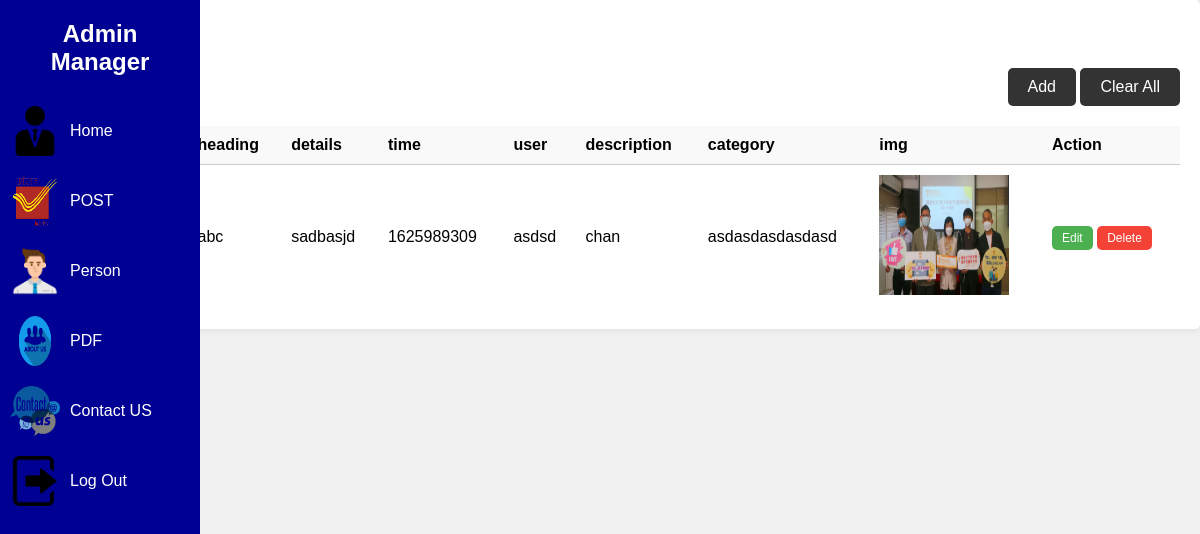
/Post.php, run on the app's committed database.
### tables this page shows
CREATE TABLE `post` (
  `p_id` int(11) NOT NULL,
  `heading` varchar(255) NOT NULL,
  `details` varchar(255) NOT NULL,
  `p_time` varchar(100) NOT NULL,
  `p_img` varchar(100) NOT NULL,
  `p_description` mediumtext NOT NULL,
  `p_category` varchar(110) NOT NULL,
  `p_user` varchar(255) NOT NULL
);

### Post.php (the view, shortened to what this page needs)
<!DOCTYPE html>
<html lang="en">
<head>
    <link rel="stylesheet" href="style/Admin.css" type="text/css">
</head>
<body>
<div class="sidebar">
    <div class="sidebar-brand">
        <h1><span class="lab"></span>Admin Manager</h1>
    </div>
    <div class="menu">
        <ul>
            <li>
                <a href="AdminHome.php">
                    <img id="img" src="img/10.png" alt="" width="50" height="50">
                    <span>Home</span>
                </a>
            </li>
            <li>
                <a class="ui" href="POST.php">
                    <img id="img" src="img/2.png" alt="" width="50" height="50">
                    <span>POST</span>
                </a>
            </li>
            <li>
                <a class="ui" href="AdminIndex.php">
                    <img id="img" src="img/50.png" alt="" width="50" height="50">
                    <span>Person</span>
                </a>
            </li>
            <li>
                <a class="ui" href="PDF.php">
                    <img id="img" src="img/3.png" alt="" width="50" height="50">
                    <span>PDF</span>
                </a>
            </li>
            <li>
                <a class="ui" href="Contact.php">
                    <img id="img" src="img/4.png" alt="" width="50" height="50">
                    <span>Contact US</span>
                </a>
            </li>
            <li>
                <a class="ui" href="logout.php">
                    <img id="img" src="img/5.png" alt="" width="50" height="50">
                    <span>Log Out</span>
                </a>
            </li>
        </ul>
    </div>
</div>
<div style="padding-left: 10%;">
    <main class="table">
        <section class="Table">
            <h1>Post</h1>
            <div class="New-Data">
                <form method="post">
                    <button type="button" onclick="window.location.href = 'Add_Post.php';">Add</button>
                    <button type="submit" name="clear">Clear All</button>
                </form>
            </div>
        </section>
        <section class="Order">
            <table class="Manager">
                <tr>
                    <th>No</th>
                    <th>heading</th>
                    <th>details</th>
                    <th>time </th>
                    <th>user</th>
                    <th>description</th>
                    <th>category</th>
                    <th>img</th>
                    <th>Action</th>
                </tr>
                <?php
                $connection = mysqli_connect("127.0.0.1", "root", "", "iadb");
                $sql = "SELECT * FROM post";
                $result = mysqli_query($connection, $sql);
                while ($row = mysqli_fetch_assoc($result)) {
                    echo "<tr>
        <td>{$row['p_id']}</td>
        <td>{$row['heading']}</td>
        <td>{$row['details']}</td>
        <td>{$row['p_time']}</td>
        <td>{$row['p_category']}</td>
        <td>{$row['p_user']}</td>
        <td>{$row['p_description']}</td>
        <td><img src='img/{$row['p_img']}' alt='Image' height='120px' width='130px'></td>
        <td>
            <a href='PEdit.php?p_id={$row['p_id']}' class='view'>Edit</a>
            <a href='PDelete.php?p_id={$row['p_id']}' class='delete' onclick=\"return confirm('Are you sure you want to delete this record?');\">Delete</a>
        </td>
    </tr>";
                }
                ?>
            </table>
        </section>
    </main>
</div>
</body>
</html>

### style/Admin.css (style rules this page uses)
body { font-family: Arial, sans-serif; margin: 0; padding: 0; background-color: #f1f1f1; }
.sidebar { width: 200px; height: 100%; background-color: #000092; color: #fff; position: fixed; }
.sidebar-brand { padding: 20px; text-align: center; }
.sidebar h1 { font-size: 24px; margin: 0; }
.menu ul { list-style-type: none; margin: 0; padding: 0; }
.menu li { padding: 10px; }
.menu a { color: #fff; text-decoration: none; display: flex; align-items: center; }
.menu a span { margin-left: 10px; }
.table { background-color: #fff; padding: 20px; border-radius: 5px; box-shadow: 0 0 10px rgba(0, 0, 0, 0.1); }
.table h1 { font-size: 24px; margin: 0; margin-bottom: 20px; }
.New-Data { text-align: right; margin-bottom: 20px; }
.New-Data button { background-color: #333; color: #fff; padding: 10px 20px; border: none; border-radius: 5px; font-size: 16px; cursor: pointer; }
.Manager { width: 100%; border-collapse: collapse; }
.Manager th, .Manager td { padding: 10px; border-bottom: 1px solid #ccc; text-align: left; }
.Manager th { background-color: #f9f9f9; font-weight: bold; }
.Manager tr:last-child td { border-bottom: none; }
.view, .delete { padding: 5px 10px; border-radius: 5px; text-decoration: none; color: #fff; font-size: 12px; cursor: pointer; }
.view { background-color: #4caf50; }
.delete { background-color: #f44336; }

### data on the page
post: heading "abc", details "sadbasjd", p_time "1625989309", p_category "asdsd", p_user "chan", p_description "asdasdasdasdasd", p_img (picture)
